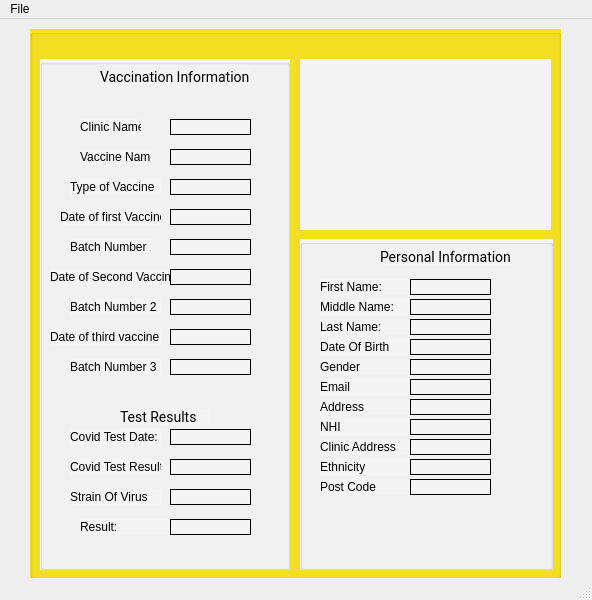
<?xml version="1.0" encoding="UTF-8"?>
<ui version="4.0">
 <class>UserWindow</class>
 <widget class="QMainWindow" name="UserWindow">
  <property name="geometry">
   <rect>
    <x>0</x>
    <y>0</y>
    <width>592</width>
    <height>600</height>
   </rect>
  </property>
  <property name="windowTitle">
   <string>MainWindow</string>
  </property>
  <widget class="QWidget" name="centralwidget">
   <widget class="QGroupBox" name="groupBox">
    <property name="geometry">
     <rect>
      <x>30</x>
      <y>10</y>
      <width>531</width>
      <height>550</height>
     </rect>
    </property>
    <property name="styleSheet">
     <string notr="true">background: rgba(248, 224, 11, 0.9);
</string>
    </property>
    <property name="title">
     <string/>
    </property>
    <widget class="QGroupBox" name="groupBox_2">
     <property name="geometry">
      <rect>
       <x>10</x>
       <y>30</y>
       <width>250</width>
       <height>511</height>
      </rect>
     </property>
     <property name="styleSheet">
      <string notr="true">background-color: rgb(244, 244, 244);</string>
     </property>
     <property name="title">
      <string/>
     </property>
     <widget class="QLabel" name="label_2">
      <property name="geometry">
       <rect>
        <x>60</x>
        <y>10</y>
        <width>151</width>
        <height>16</height>
       </rect>
      </property>
      <property name="styleSheet">
       <string notr="true">font-family: Roboto;
font-style: normal;
font-weight: normal;
font-size: 14px;
line-height: 16px;

color: #000000;</string>
      </property>
      <property name="text">
       <string>Vaccination Information</string>
      </property>
     </widget>
     <widget class="QLabel" name="label_3">
      <property name="geometry">
       <rect>
        <x>40</x>
        <y>60</y>
        <width>61</width>
        <height>16</height>
       </rect>
      </property>
      <property name="text">
       <string>Clinic Name</string>
      </property>
     </widget>
     <widget class="QLabel" name="label_4">
      <property name="geometry">
       <rect>
        <x>40</x>
        <y>90</y>
        <width>71</width>
        <height>16</height>
       </rect>
      </property>
      <property name="text">
       <string>Vaccine Name</string>
      </property>
     </widget>
     <widget class="QLabel" name="label_5">
      <property name="geometry">
       <rect>
        <x>30</x>
        <y>120</y>
        <width>91</width>
        <height>16</height>
       </rect>
      </property>
      <property name="text">
       <string>Type of Vaccine</string>
      </property>
     </widget>
     <widget class="QLabel" name="label_6">
      <property name="geometry">
       <rect>
        <x>20</x>
        <y>150</y>
        <width>101</width>
        <height>16</height>
       </rect>
      </property>
      <property name="text">
       <string>Date of first Vaccine</string>
      </property>
     </widget>
     <widget class="QLabel" name="label_7">
      <property name="geometry">
       <rect>
        <x>30</x>
        <y>180</y>
        <width>81</width>
        <height>16</height>
       </rect>
      </property>
      <property name="text">
       <string>Batch Number 1</string>
      </property>
     </widget>
     <widget class="QLabel" name="label_8">
      <property name="geometry">
       <rect>
        <x>10</x>
        <y>210</y>
        <width>121</width>
        <height>16</height>
       </rect>
      </property>
      <property name="text">
       <string>Date of Second Vaccine</string>
      </property>
     </widget>
     <widget class="QLabel" name="label_9">
      <property name="geometry">
       <rect>
        <x>30</x>
        <y>240</y>
        <width>91</width>
        <height>16</height>
       </rect>
      </property>
      <property name="text">
       <string>Batch Number 2</string>
      </property>
     </widget>
     <widget class="QLabel" name="label_10">
      <property name="geometry">
       <rect>
        <x>10</x>
        <y>270</y>
        <width>111</width>
        <height>16</height>
       </rect>
      </property>
      <property name="text">
       <string>Date of third vaccine</string>
      </property>
     </widget>
     <widget class="QLabel" name="label_11">
      <property name="geometry">
       <rect>
        <x>30</x>
        <y>300</y>
        <width>91</width>
        <height>16</height>
       </rect>
      </property>
      <property name="text">
       <string>Batch Number 3</string>
      </property>
     </widget>
     <widget class="QLabel" name="label_12">
      <property name="geometry">
       <rect>
        <x>80</x>
        <y>350</y>
        <width>91</width>
        <height>16</height>
       </rect>
      </property>
      <property name="styleSheet">
       <string notr="true">font-family: Roboto;
font-style: normal;
font-weight: normal;
font-size: 14px;
line-height: 16px;

color: #000000;</string>
      </property>
      <property name="text">
       <string>Test Results</string>
      </property>
     </widget>
     <widget class="QLabel" name="label_13">
      <property name="geometry">
       <rect>
        <x>30</x>
        <y>370</y>
        <width>91</width>
        <height>16</height>
       </rect>
      </property>
      <property name="text">
       <string>Covid Test Date:</string>
      </property>
     </widget>
     <widget class="QLabel" name="label_14">
      <property name="geometry">
       <rect>
        <x>30</x>
        <y>400</y>
        <width>91</width>
        <height>16</height>
       </rect>
      </property>
      <property name="text">
       <string>Covid Test Result:</string>
      </property>
     </widget>
     <widget class="QLabel" name="label_21">
      <property name="geometry">
       <rect>
        <x>130</x>
        <y>60</y>
        <width>81</width>
        <height>16</height>
       </rect>
      </property>
      <property name="frameShape">
       <enum>QFrame::Panel</enum>
      </property>
      <property name="text">
       <string/>
      </property>
     </widget>
     <widget class="QLabel" name="label_22">
      <property name="geometry">
       <rect>
        <x>130</x>
        <y>90</y>
        <width>81</width>
        <height>16</height>
       </rect>
      </property>
      <property name="frameShape">
       <enum>QFrame::Panel</enum>
      </property>
      <property name="text">
       <string/>
      </property>
     </widget>
     <widget class="QLabel" name="label_23">
      <property name="geometry">
       <rect>
        <x>130</x>
        <y>120</y>
        <width>81</width>
        <height>16</height>
       </rect>
      </property>
      <property name="frameShape">
       <enum>QFrame::Panel</enum>
      </property>
      <property name="text">
       <string/>
      </property>
     </widget>
     <widget class="QLabel" name="label_24">
      <property name="geometry">
       <rect>
        <x>130</x>
        <y>150</y>
        <width>81</width>
        <height>16</height>
       </rect>
      </property>
      <property name="frameShape">
       <enum>QFrame::Panel</enum>
      </property>
      <property name="text">
       <string/>
      </property>
     </widget>
     <widget class="QLabel" name="label_25">
      <property name="geometry">
       <rect>
        <x>130</x>
        <y>180</y>
        <width>81</width>
        <height>16</height>
       </rect>
      </property>
      <property name="frameShape">
       <enum>QFrame::Panel</enum>
      </property>
      <property name="text">
       <string/>
      </property>
     </widget>
     <widget class="QLabel" name="label_26">
      <property name="geometry">
       <rect>
        <x>130</x>
        <y>210</y>
        <width>81</width>
        <height>16</height>
       </rect>
      </property>
      <property name="frameShape">
       <enum>QFrame::Panel</enum>
      </property>
      <property name="text">
       <string/>
      </property>
     </widget>
     <widget class="QLabel" name="label_27">
      <property name="geometry">
       <rect>
        <x>130</x>
        <y>240</y>
        <width>81</width>
        <height>16</height>
       </rect>
      </property>
      <property name="frameShape">
       <enum>QFrame::Panel</enum>
      </property>
      <property name="text">
       <string/>
      </property>
     </widget>
     <widget class="QLabel" name="label_28">
      <property name="geometry">
       <rect>
        <x>130</x>
        <y>270</y>
        <width>81</width>
        <height>16</height>
       </rect>
      </property>
      <property name="frameShape">
       <enum>QFrame::Panel</enum>
      </property>
      <property name="text">
       <string/>
      </property>
     </widget>
     <widget class="QLabel" name="label_29">
      <property name="geometry">
       <rect>
        <x>130</x>
        <y>300</y>
        <width>81</width>
        <height>16</height>
       </rect>
      </property>
      <property name="frameShape">
       <enum>QFrame::Panel</enum>
      </property>
      <property name="text">
       <string/>
      </property>
     </widget>
     <widget class="QLabel" name="label_30">
      <property name="geometry">
       <rect>
        <x>130</x>
        <y>370</y>
        <width>81</width>
        <height>16</height>
       </rect>
      </property>
      <property name="frameShape">
       <enum>QFrame::Panel</enum>
      </property>
      <property name="text">
       <string/>
      </property>
     </widget>
     <widget class="QLabel" name="label_31">
      <property name="geometry">
       <rect>
        <x>130</x>
        <y>400</y>
        <width>81</width>
        <height>16</height>
       </rect>
      </property>
      <property name="frameShape">
       <enum>QFrame::Panel</enum>
      </property>
      <property name="text">
       <string/>
      </property>
     </widget>
     <widget class="QLabel" name="label_49">
      <property name="geometry">
       <rect>
        <x>30</x>
        <y>430</y>
        <width>91</width>
        <height>16</height>
       </rect>
      </property>
      <property name="text">
       <string>Strain Of Virus</string>
      </property>
     </widget>
     <widget class="QLabel" name="label_50">
      <property name="geometry">
       <rect>
        <x>130</x>
        <y>430</y>
        <width>81</width>
        <height>16</height>
       </rect>
      </property>
      <property name="frameShape">
       <enum>QFrame::Panel</enum>
      </property>
      <property name="text">
       <string/>
      </property>
     </widget>
     <widget class="QLabel" name="label_51">
      <property name="geometry">
       <rect>
        <x>40</x>
        <y>460</y>
        <width>91</width>
        <height>16</height>
       </rect>
      </property>
      <property name="text">
       <string>Result:</string>
      </property>
     </widget>
     <widget class="QLabel" name="label_52">
      <property name="geometry">
       <rect>
        <x>130</x>
        <y>460</y>
        <width>81</width>
        <height>16</height>
       </rect>
      </property>
      <property name="frameShape">
       <enum>QFrame::Panel</enum>
      </property>
      <property name="text">
       <string/>
      </property>
     </widget>
    </widget>
    <widget class="QGroupBox" name="groupBox_3">
     <property name="geometry">
      <rect>
       <x>270</x>
       <y>210</y>
       <width>253</width>
       <height>331</height>
      </rect>
     </property>
     <property name="styleSheet">
      <string notr="true">background-color: rgb(244, 244, 244);</string>
     </property>
     <property name="title">
      <string/>
     </property>
     <widget class="QLabel" name="label_15">
      <property name="geometry">
       <rect>
        <x>20</x>
        <y>40</y>
        <width>91</width>
        <height>16</height>
       </rect>
      </property>
      <property name="text">
       <string>First Name:</string>
      </property>
     </widget>
     <widget class="QLabel" name="label_16">
      <property name="geometry">
       <rect>
        <x>80</x>
        <y>10</y>
        <width>131</width>
        <height>16</height>
       </rect>
      </property>
      <property name="styleSheet">
       <string notr="true">font-family: Roboto;
font-style: normal;
font-weight: normal;
font-size: 14px;
line-height: 16px;

color: #000000;</string>
      </property>
      <property name="text">
       <string>Personal Information</string>
      </property>
     </widget>
     <widget class="QLabel" name="label_17">
      <property name="geometry">
       <rect>
        <x>20</x>
        <y>60</y>
        <width>91</width>
        <height>16</height>
       </rect>
      </property>
      <property name="text">
       <string>Middle Name:</string>
      </property>
     </widget>
     <widget class="QLabel" name="label_18">
      <property name="geometry">
       <rect>
        <x>20</x>
        <y>80</y>
        <width>91</width>
        <height>16</height>
       </rect>
      </property>
      <property name="text">
       <string>Last Name:</string>
      </property>
     </widget>
     <widget class="QLabel" name="label_19">
      <property name="geometry">
       <rect>
        <x>20</x>
        <y>100</y>
        <width>91</width>
        <height>16</height>
       </rect>
      </property>
      <property name="text">
       <string>Date Of Birth</string>
      </property>
     </widget>
     <widget class="QLabel" name="label_20">
      <property name="geometry">
       <rect>
        <x>20</x>
        <y>120</y>
        <width>91</width>
        <height>16</height>
       </rect>
      </property>
      <property name="text">
       <string>Gender</string>
      </property>
     </widget>
     <widget class="QLabel" name="label_32">
      <property name="geometry">
       <rect>
        <x>110</x>
        <y>40</y>
        <width>81</width>
        <height>16</height>
       </rect>
      </property>
      <property name="frameShape">
       <enum>QFrame::Panel</enum>
      </property>
      <property name="text">
       <string/>
      </property>
     </widget>
     <widget class="QLabel" name="label_33">
      <property name="geometry">
       <rect>
        <x>110</x>
        <y>60</y>
        <width>81</width>
        <height>16</height>
       </rect>
      </property>
      <property name="frameShape">
       <enum>QFrame::Panel</enum>
      </property>
      <property name="text">
       <string/>
      </property>
     </widget>
     <widget class="QLabel" name="label_34">
      <property name="geometry">
       <rect>
        <x>110</x>
        <y>80</y>
        <width>81</width>
        <height>16</height>
       </rect>
      </property>
      <property name="frameShape">
       <enum>QFrame::Panel</enum>
      </property>
      <property name="text">
       <string/>
      </property>
     </widget>
     <widget class="QLabel" name="label_35">
      <property name="geometry">
       <rect>
        <x>110</x>
        <y>100</y>
        <width>81</width>
        <height>16</height>
       </rect>
      </property>
      <property name="frameShape">
       <enum>QFrame::Panel</enum>
      </property>
      <property name="text">
       <string/>
      </property>
     </widget>
     <widget class="QLabel" name="label_36">
      <property name="geometry">
       <rect>
        <x>110</x>
        <y>120</y>
        <width>81</width>
        <height>16</height>
       </rect>
      </property>
      <property name="frameShape">
       <enum>QFrame::Panel</enum>
      </property>
      <property name="text">
       <string/>
      </property>
     </widget>
     <widget class="QLabel" name="label_37">
      <property name="geometry">
       <rect>
        <x>20</x>
        <y>140</y>
        <width>91</width>
        <height>16</height>
       </rect>
      </property>
      <property name="text">
       <string>Email</string>
      </property>
     </widget>
     <widget class="QLabel" name="label_38">
      <property name="geometry">
       <rect>
        <x>20</x>
        <y>160</y>
        <width>91</width>
        <height>16</height>
       </rect>
      </property>
      <property name="text">
       <string>Address</string>
      </property>
     </widget>
     <widget class="QLabel" name="label_39">
      <property name="geometry">
       <rect>
        <x>20</x>
        <y>180</y>
        <width>91</width>
        <height>16</height>
       </rect>
      </property>
      <property name="text">
       <string>NHI</string>
      </property>
     </widget>
     <widget class="QLabel" name="label_40">
      <property name="geometry">
       <rect>
        <x>20</x>
        <y>200</y>
        <width>91</width>
        <height>16</height>
       </rect>
      </property>
      <property name="text">
       <string>Clinic Address</string>
      </property>
     </widget>
     <widget class="QLabel" name="label_41">
      <property name="geometry">
       <rect>
        <x>20</x>
        <y>220</y>
        <width>91</width>
        <height>16</height>
       </rect>
      </property>
      <property name="text">
       <string>Ethnicity</string>
      </property>
     </widget>
     <widget class="QLabel" name="label_42">
      <property name="geometry">
       <rect>
        <x>20</x>
        <y>240</y>
        <width>91</width>
        <height>16</height>
       </rect>
      </property>
      <property name="text">
       <string>Post Code</string>
      </property>
     </widget>
     <widget class="QLabel" name="label_43">
      <property name="geometry">
       <rect>
        <x>110</x>
        <y>140</y>
        <width>81</width>
        <height>16</height>
       </rect>
      </property>
      <property name="frameShape">
       <enum>QFrame::Panel</enum>
      </property>
      <property name="text">
       <string/>
      </property>
     </widget>
     <widget class="QLabel" name="label_44">
      <property name="geometry">
       <rect>
        <x>110</x>
        <y>160</y>
        <width>81</width>
        <height>16</height>
       </rect>
      </property>
      <property name="frameShape">
       <enum>QFrame::Panel</enum>
      </property>
      <property name="text">
       <string/>
      </property>
     </widget>
     <widget class="QLabel" name="label_45">
      <property name="geometry">
       <rect>
        <x>110</x>
        <y>180</y>
        <width>81</width>
        <height>16</height>
       </rect>
      </property>
      <property name="frameShape">
       <enum>QFrame::Panel</enum>
      </property>
      <property name="text">
       <string/>
      </property>
     </widget>
     <widget class="QLabel" name="label_46">
      <property name="geometry">
       <rect>
        <x>110</x>
        <y>200</y>
        <width>81</width>
        <height>16</height>
       </rect>
      </property>
      <property name="frameShape">
       <enum>QFrame::Panel</enum>
      </property>
      <property name="text">
       <string/>
      </property>
     </widget>
     <widget class="QLabel" name="label_47">
      <property name="geometry">
       <rect>
        <x>110</x>
        <y>220</y>
        <width>81</width>
        <height>16</height>
       </rect>
      </property>
      <property name="frameShape">
       <enum>QFrame::Panel</enum>
      </property>
      <property name="text">
       <string/>
      </property>
     </widget>
     <widget class="QLabel" name="label_48">
      <property name="geometry">
       <rect>
        <x>110</x>
        <y>240</y>
        <width>81</width>
        <height>16</height>
       </rect>
      </property>
      <property name="frameShape">
       <enum>QFrame::Panel</enum>
      </property>
      <property name="text">
       <string/>
      </property>
     </widget>
    </widget>
    <widget class="QLabel" name="label">
     <property name="geometry">
      <rect>
       <x>270</x>
       <y>30</y>
       <width>251</width>
       <height>171</height>
      </rect>
     </property>
     <property name="styleSheet">
      <string notr="true">background-color: rgb(244, 244, 244);</string>
     </property>
     <property name="text">
      <string/>
     </property>
    </widget>
   </widget>
  </widget>
  <widget class="QMenuBar" name="menubar">
   <property name="geometry">
    <rect>
     <x>0</x>
     <y>0</y>
     <width>592</width>
     <height>21</height>
    </rect>
   </property>
   <widget class="QMenu" name="menuFile">
    <property name="title">
     <string>File</string>
    </property>
    <addaction name="actionReport_Issue"/>
    <addaction name="actionView_Certificate"/>
    <addaction name="actionView_Documents"/>
    <addaction name="actionLogout"/>
   </widget>
   <addaction name="menuFile"/>
  </widget>
  <widget class="QStatusBar" name="statusbar"/>
  <action name="actionReport_Issue">
   <property name="text">
    <string>Report Issue</string>
   </property>
  </action>
  <action name="actionView_Certificate">
   <property name="text">
    <string>View Certificate</string>
   </property>
  </action>
  <action name="actionView_Documents">
   <property name="text">
    <string>View Documents</string>
   </property>
  </action>
  <action name="actionLogout">
   <property name="text">
    <string>Logout</string>
   </property>
  </action>
 </widget>
 <resources/>
 <connections/>
</ui>
